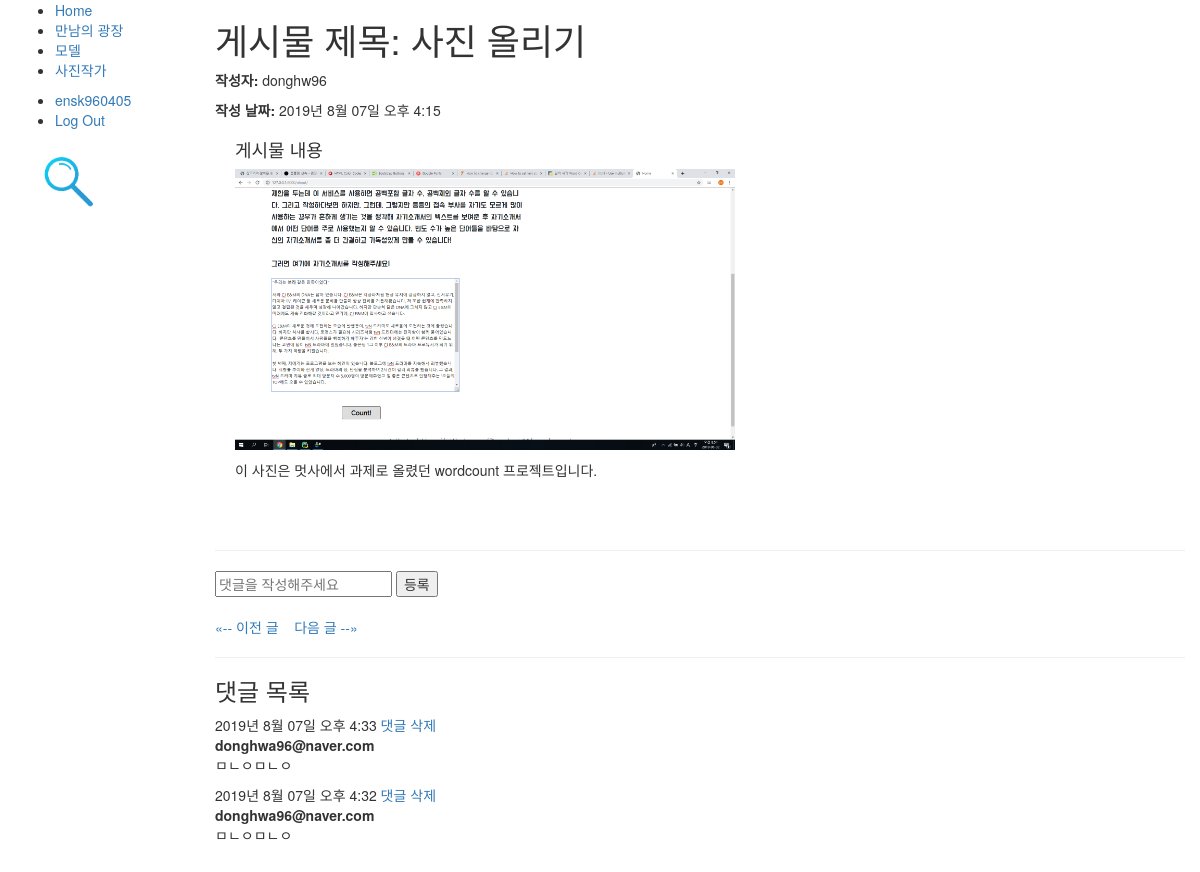
Screenshot of /blog/post/20 (signed in) with the database file from the repository.
### user/models.py (models this page shows, shortened)
class User(AbstractBaseUser, PermissionsMixin):
    email = models.EmailField(verbose_name=_('email address'), unique=True, blank=False)
    name = models.CharField('이름', max_length=30, blank=True)
    username = models.CharField('아이디', max_length=30, unique=True, blank=True)
    is_staff = models.BooleanField('스태프 권한', default=False)
    is_active = models.BooleanField('사용중', default=True)
    date_joined = models.DateTimeField('가입일', default=timezone.now)
    objects = UserManager()
    USERNAME_FIELD = 'email'  # email을 사용자의 식별자로 설정, user 모델에서 필드의 이름을 설명하는 문자열이다. 유니크 식별자로 사용됨.
    REQUIRED_FIELDS = ['username']  # 필수입력값(createsuperuser 커맨드로 유저를 생성할 때 나타날 필드 이름 목록
    class Meta:
        verbose_name = _('user')
        verbose_name_plural = _('users')
        swappable = 'AUTH_USER_MODEL'

### blog/models.py (models this page shows, shortened)
class Post(models.Model):
    writer = models.CharField(max_length=100)
    post_date = models.DateTimeField(auto_now_add=True)
    post_title = models.CharField(max_length=100)
    post_contents = RichTextUploadingField()
    post_hit = models.PositiveIntegerField(default=0)
    class Meta:
        ordering = ['-id']
    def get_absolute_url(self):
        return reverse_lazy('post_detail', args=[str(self.id)])
    def get_previous_post(self):
        return self.get_previous_by_post_date()
    def get_next_post(self):
        return self.get_next_by_post_date()

class Comment(models.Model):
    post = models.ForeignKey(Post, on_delete=models.CASCADE, null=True, related_name='comments')
    comment_date = models.DateTimeField(auto_now_add=True)
    comment_contents = models.CharField(max_length=200)
    comment_writer = models.ForeignKey(User, on_delete=models.CASCADE, null=True)
    class Meta:
        ordering = ['-id']

### blog/views.py (the view)
# urls.py: path('post/<int:pk>', views.PostDetailView.as_view(), name='post_detail'),
class PostDetailView(generic.DetailView):
    model = Post

### blog/templates/blog/post_detail.html (shortened to what this page needs)
{% extends './base.html' %}
{% block content %}
    <h1>게시물 제목: {{ post.post_title }}</h1>
    <p><strong>작성자:</strong> {{post.writer}}</p>
    <p><strong>작성 날짜:</strong> {{ post.post_date| date:'Y년  N d일 a f' }}</p>
    <div style="margin-left:20px;margin-top:20px">
      <h4>게시물 내용</h4>
      {{ post.post_contents | safe }}
    </div>
    <br><br>
    <hr>
    <form action="{% url 'comment_write' post_pk=post.pk %}" method="POST">
        <input type="text" name="content" placeholder="댓글을 작성해주세요">
        <input type="submit" value="등록"/>
    </form>
    <br>
    <p class = "posts">
        {% if post.get_previous_by_post_date %}
            <a href="{{ post.get_previous_post.get_absolute_url }}" title="View previous post">&laquo;-- 이전 글</a>
        {% endif %}
        {% if post.get_next_by_post_date %}
            <a href="{{ post.get_next_post.get_absolute_url }}" title="View next post"> 다음 글 --&raquo;</a>
        {% endif %}
    </p>
    <hr>
    <h3>댓글 목록</h3>
    {% for comment in post.comments.all %}
        <div class="comment">
            {{ comment.comment_date| date:'Y년  N d일 a f' }}
            {% if user.email != comment.comment_writer %}
                <a href="{% url 'comment_delete' post.pk comment.pk %}" onclick="return confirm('정말 이 댓글을 삭제하겠습니까?')">댓글 삭제</a>
            {% endif %}
            <br>
            <strong>{{ comment.comment_writer }}</strong>
            <p>{{ comment.comment_contents }}</p>
        </div>
    {% endfor %}
    <br><br><br><br><br><br><br><br><br><br>
{% endblock %}

### blog/templates/blog/base.html (shortened to what this page needs)
<!DOCTYPE html>
<html lang="en">
    <head>
        <link href="//maxcdn.bootstrapcdn.com/bootstrap/3.3.7/css/bootstrap.min.css" rel="stylesheet">
        {% load static %}
    </head>
    <body>
        <div class="container-fluid">
            <div class="row">
                <div class="col-sm-2">
                    {% block sidebar %}
                        <ul class="sidebar-nav">
                            <li><a href="{% url 'index' %}">Home</a></li>
                            <li><a href="{% url 'board_index' %}">만남의 광장</a></li>
                            <li><a href="">모델</a></li>
                            <li><a href="">사진작가</a></li>
                        </ul>
                        <ul class='sidebar-nav'>
                          {% if user.is_authenticated %}
                          <li><a href="">{{ user.username }}</a></li>
                          <li><a href="{% url 'logout' %}">Log Out</a></li>
                          {% else %}
                          <li><a href="{% url 'login' %}">로그인</a></li>
                          <li><a href="{% url 'signup' %}">회원가입</a></li>
                          {% endif %}
                        </ul>
                        <a href="{% url 'search' %}"><img src="{% static 'css/images.png' %}" width="100"></a>
                    {% endblock %}
                </div>
                <div class="col-sm-10">
                  {% block content %}{% endblock %}
                </div>
            </div>
      </div>
    </body>
</html>

### rows the page displays
User: username "ensk960405"
Post: post_title "사진 올리기", writer "donghw96", post_date "2019년 8월 07일 오후 4:15", post_contents (picture), post_contents "이 사진은 멋사에서 과제로 올렸던 wordcount 프로젝트입니다."
Comment: comment_date "2019년 8월 07일 오후 4:33", shows "댓글 삭제", comment_writer "donghwa96@naver.com", comment_contents "ㅁㄴㅇㅁㄴㅇ"
Comment: comment_date "2019년 8월 07일 오후 4:32", shows "댓글 삭제", comment_writer "donghwa96@naver.com", comment_contents "ㅁㄴㅇㅁㄴㅇ"
